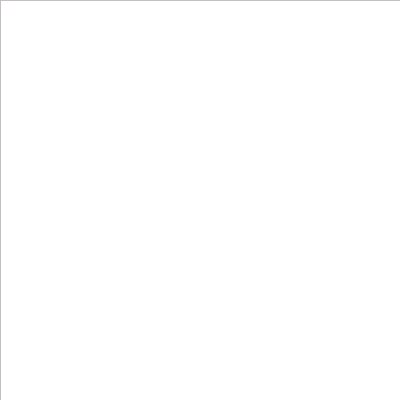
Frame 1 (no input)
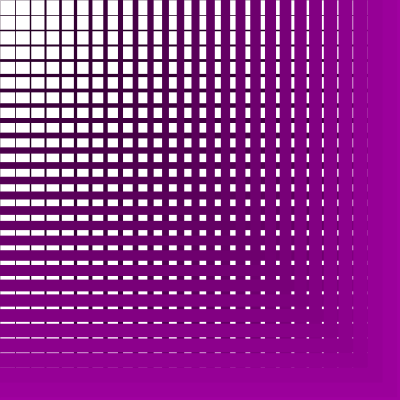
Frame 60 (the mouse pressed at the canvas centre just before this capture)
Frame 120 (the mouse held since frame 60 and released just before this capture): identical to frame 60, image omitted

The Processing sketch that drew these frames (run headless with seeded random() and noise(); from frame 60 on, the mouse is pressed at the canvas centre):

// Processing sketch: processing_180650
// ── processing_180650.pde

/*
  Horizontal and vertical lines 
  space stays the same
  line weight increases
  
 */

int a=0;
float strokew=0.25; 
int colour=25;

void setup() {
  size(400,400);
  background(255);
}

void draw() {
  //   Horizontal lines    //  
  stroke(colour, 0, colour);
  strokeWeight(strokew);
  line(0, a, width, a);

  //   Vertical lines    //  
  line(a, 0, a, height);

  //   Variable handling    //
  // Increase space
  a=a+15;
  // Increase weight
  strokew=strokew+0.6;
  // Change colour
  colour=colour+5;
}
